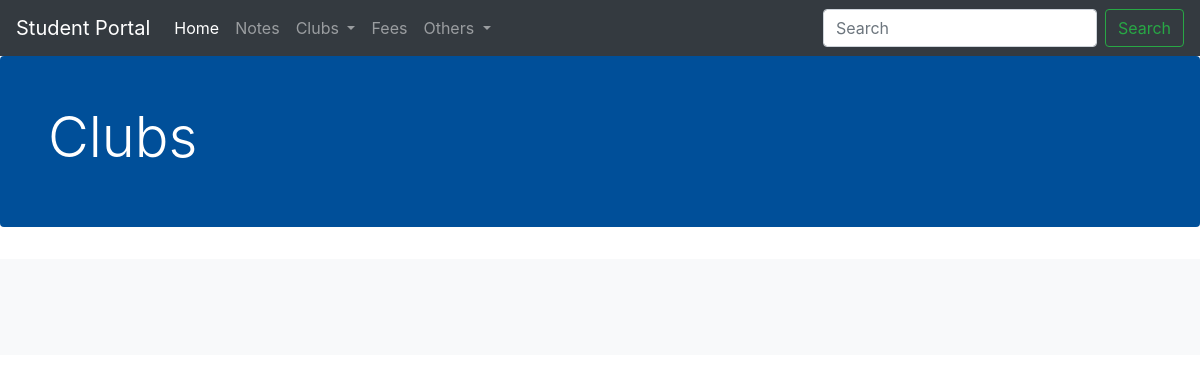
Before: /club/ with the older database file.
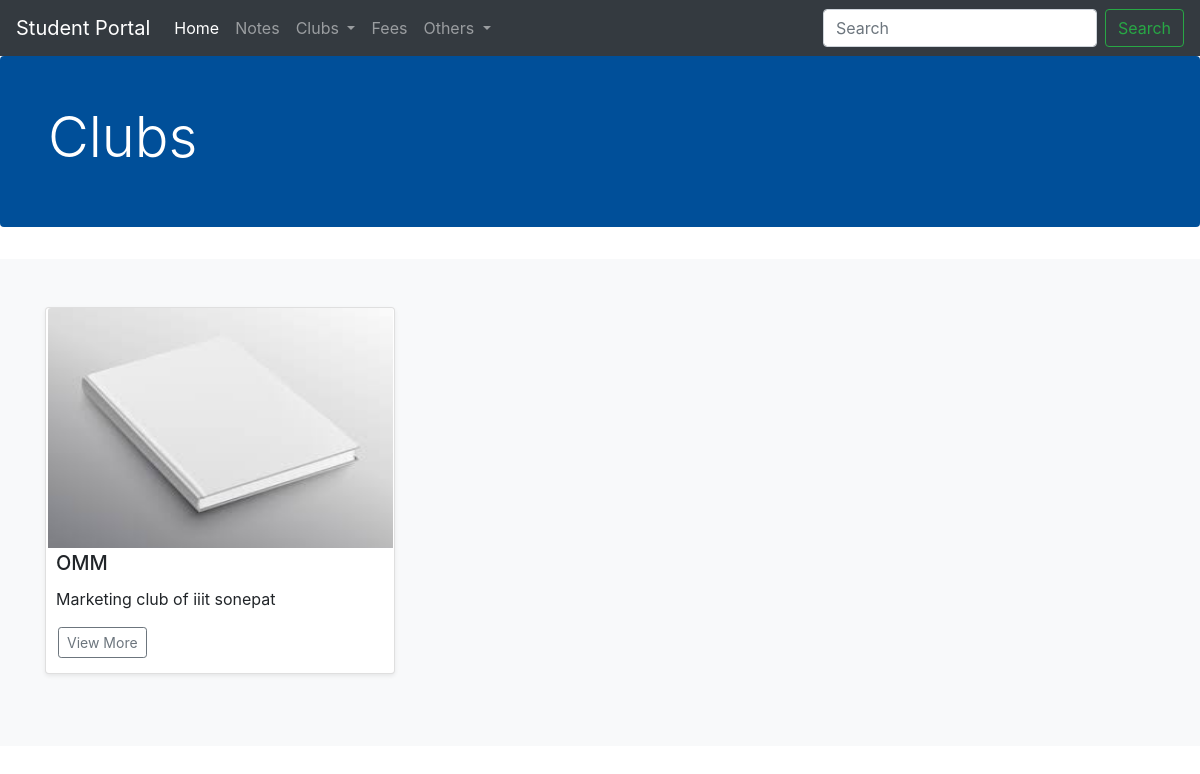
After: the same page with the newer database file.
### club/models.py (models this page shows, shortened)
class Group(models.Model):
    group_id=models.AutoField
    group_name=models.CharField(max_length=50, default="")
    category = models.CharField(max_length=50, default="")
    desc=models.CharField(max_length=300, default="")
    detaileddesc = models.CharField(max_length=300, default="")
    coordinator=models.CharField(max_length=300, default="")
    image= models.ImageField(upload_to="clubs/images",null=True, blank=True)
    pub_date = models.DateTimeField(null=True)
    document = models.FileField(upload_to="clubs/images",null=True, blank=True)

### club/views.py (the view)
# urls.py: path('', views.club, name="ClubsHome"),
def club(request):
    allProds = []
    catprods = Group.objects.values('category', 'id')
    cats = {item['category'] for item in catprods}
    for cat in cats:
        prod = Group.objects.filter(category=cat)
        n = len(prod)
        nSlides = n // 4 + ceil((n / 4) - (n // 4))
        allProds.append([prod, range(1, nSlides)])
    params = {'allProds':allProds}
    return render(request, 'club/clubs.html',params)

### club/templates/club/clubs.html (shortened to what this page needs)
{% extends 'club/basic.html' %}
{% block body %}
{% load static %}
 <div style="background-color: #004f99;" class="jumbotron p-4 p-md-5 text-white rounded bg-darkblue">
    <div class="col-md-6 px-0">
      <h1 class="display-4 ">Clubs</h1>
    </div>
  </div>
<main role="main">
  <div class="album py-5 bg-light">
    <div class="container">
      <div class="row">
        {% for group, range in allProds %}
         {% for i in group %}
        <div class="col-md-4">
          <div class="card mb-4 shadow-sm">
             <img src='/media/{{i.image}}' class="card-img-top" alt="...">
              <h5 class="card-title" style="margin-left:10px;margin-top:3px;">{{i.group_name}}</h5>
            <p class="card-text" style="margin-left:10px;">  {{i.desc}}</p>
              <div class="d-flex justify-content-between align-items-center">
                <div class="btn-group">
                    <a href="/club/group/{{i.id}}">
                  <button type="button"  class="btn btn-sm btn-outline-secondary" style="margin-left:12px;margin-bottom:15px;">View More</button>
                    </a>
                </div>
            </div>
          </div>
        </div>
        {% endfor %}
        {% endfor %}
      </div>
    </div>
  </div>
</main>
{% endblock %}

### club/templates/club/basic.html (shortened to what this page needs)
<!doctype html>
<html lang="en">
  <head>
    <link rel="stylesheet" href="https://stackpath.bootstrapcdn.com/bootstrap/4.2.1/css/bootstrap.min.css">
  </head>
  <body>
    <div  style="background=color:#ff7733" >
    <nav class="navbar navbar-expand-lg navbar-dark bg-dark">
  <a class="navbar-brand" href="#">Student Portal</a>
  <div class="collapse navbar-collapse" id="navbarSupportedContent">
    <ul class="navbar-nav mr-auto">
      <li class="nav-item active">
        <a class="nav-link" href="/">Home <span class="sr-only">(current)</span></a>
      </li>
      <li class="nav-item">
        <a class="nav-link" href="/notes">Notes</a>
      </li>
      <li class="nav-item dropdown">
        <a class="nav-link dropdown-toggle" href="#" id="navbarDropdown" role="button" data-toggle="dropdown" aria-haspopup="true" aria-expanded="false">
          Clubs
        </a>
      </li>
      <li class="nav-item">
        <a class="nav-link" href="/fee">Fees</a>
      </li>
      <li class="nav-item dropdown">
        <a class="nav-link dropdown-toggle" href="#" id="navbarDropdown" role="button" data-toggle="dropdown" aria-haspopup="true" aria-expanded="false">
          Others
        </a>
      </li>
    </ul>
    <form class="form-inline my-2 my-lg-0">
      <input class="form-control mr-sm-2" type="search" placeholder="Search" aria-label="Search">
      <button class="btn btn-outline-success my-2 my-sm-0" type="submit">Search</button>
    </form>
  </div>
</nav>
    </div>
  {% block body %} {% endblock %}
  </body>
</html>

Changed rows visible on the page:
added Group: image (picture), group_name "OMM", desc "Marketing club of iiit sonepat"
